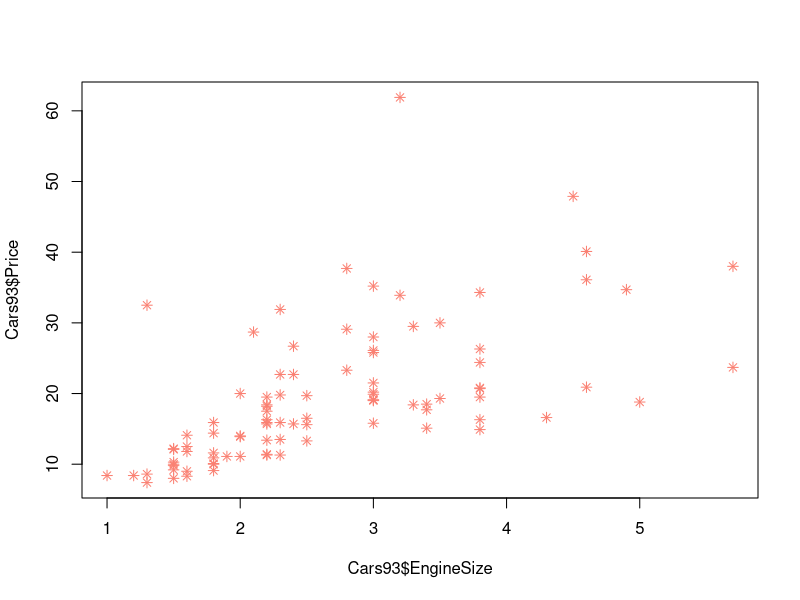

Generate this figure with R:
## ---- chunk 1
knitr::opts_chunk$set(echo = TRUE)
## ---- chunk 2
require(MASS)
Cars93[1:5, c('Price', 'Origin', 'EngineSize')]
## ---- chunk 3
plot(x=Cars93$EngineSize, y=Cars93$Price, pch=8, col='salmon')
## ---- chunk 4
precios <- split(x=Cars93$Price, f=Cars93$Origin)
lapply(precios, mean)
